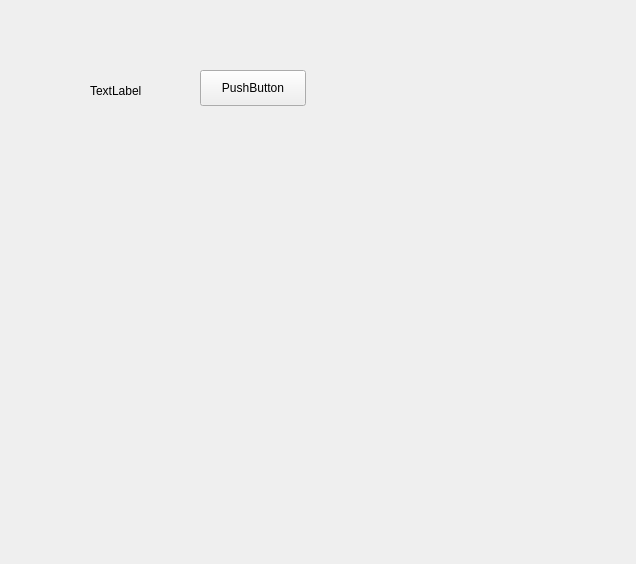
<?xml version="1.0" encoding="UTF-8"?>
<ui version="4.0">
 <class>TestWidget</class>
 <widget class="QWidget" name="TestWidget">
  <property name="geometry">
   <rect>
    <x>0</x>
    <y>0</y>
    <width>636</width>
    <height>564</height>
   </rect>
  </property>
  <property name="windowTitle">
   <string>Form</string>
  </property>
  <widget class="QPushButton" name="pushButton">
   <property name="geometry">
    <rect>
     <x>200</x>
     <y>70</y>
     <width>106</width>
     <height>36</height>
    </rect>
   </property>
   <property name="text">
    <string>PushButton</string>
   </property>
  </widget>
  <widget class="QLabel" name="label">
   <property name="geometry">
    <rect>
     <x>90</x>
     <y>80</y>
     <width>63</width>
     <height>22</height>
    </rect>
   </property>
   <property name="text">
    <string>TextLabel</string>
   </property>
  </widget>
 </widget>
 <resources/>
 <connections/>
</ui>
